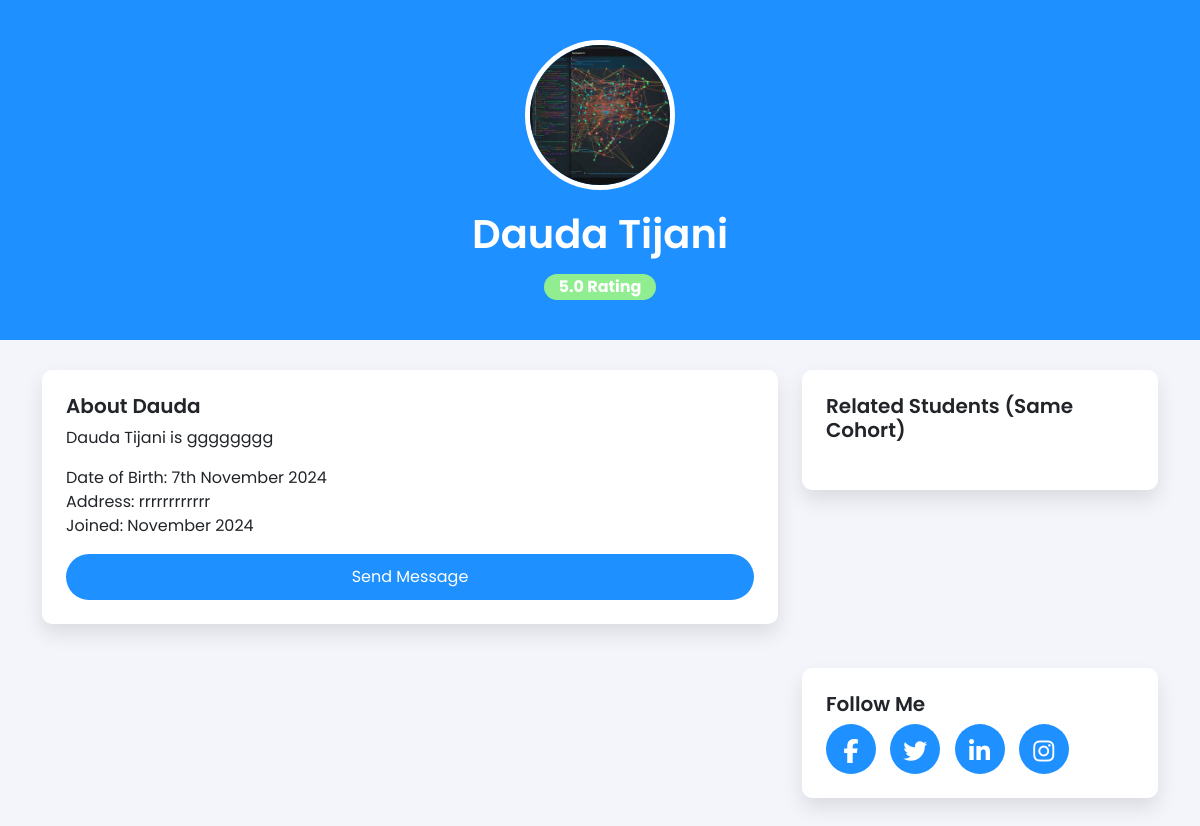
Page /dauda-tijani-799810666 on the committed database.
### home/models.py (models this page shows, shortened)
class Student(models.Model):
    username = models.CharField(max_length=100, unique=True)
    slug = models.SlugField(unique=True, blank=True, editable=False)
    first_name = models.CharField(max_length=200, null=True, blank=True)
    last_name = models.CharField(max_length=200, verbose_name='last name')
    status = models.BooleanField(default=True)
    student_type =models.CharField(max_length=100, choices=student_types, default='member')
    date_join = models.DateTimeField(auto_now_add=True)
    class Meta:
        ordering = ['-date_join']

class Student_Profile(models.Model):
    student = models.OneToOneField(Student,on_delete=models.CASCADE)
    bio = models.TextField()
    date_of_birth =models.DateField()
    address = models.CharField(max_length=300)
    email = models.EmailField(max_length=500, null=True)
    rating = models.FloatField(default=0.0)
    profile_picture = models.ImageField(upload_to='student_profile', null=True)

### home/views.py (the view)
# urls.py: path("<slug:slug>", about, name="about"),
def about(request, slug):
    try:
        student = Student.objects.get(slug=slug)
    except Student.DoesNotExist:
        return redirect('404')
    cohort_group = student.cohort.first() # type: ignore
    if cohort_group:
        cohort_members = Student.objects.filter(cohort=cohort_group)
    else:
        cohort_members = Student.objects.none()
    context = {
        "student": student,
        "cohort_members": cohort_members,
    }
    return render(request, "home/about.html", context)

### home/templates/home/about.html (shortened to what this page needs)
{% load static %}
<!DOCTYPE html>
<html lang="en">
<head>
    <link href="https://cdn.jsdelivr.net/npm/bootstrap@5.3.0-alpha1/dist/css/bootstrap.min.css" rel="stylesheet">
    <link rel="stylesheet" href="https://cdnjs.cloudflare.com/ajax/libs/font-awesome/6.6.0/css/all.min.css">
    <link rel="stylesheet" href={% static "home/about.css" %}>
</head>
<body>
    <section class="profile-header">
        <div class="container text-center">
            <img src={{ student.student_profile.profile_picture.url }} alt="Profile Picture">
            <h1>{{ student.first_name }} {{ student.last_name }}</h1>
            <span class="badge badge-custom">{{ student.student_profile.rating }} Rating</span>
        </div>
    </section>
    <section class="profile-content">
        <div class="container">
            <div class="row">
                <div class="col-md-8">
                    <div class="card p-4">
                        <h5>About {{ student.first_name }}</h5>
                        <p>
                            {{ student.first_name }} {{ student.last_name }} is {{ student.student_profile.bio }}
                        </p>
                        <p>
                            Date of Birth: {{ student.student_profile.date_of_birth|date:"jS F Y" }} <br>
                            Address: {{ student.student_profile.address }} <br>
                            Joined: {{ student.date_join|date:"F Y"  }}
                        </p>
                        <button type="button" class="btn btn-custom" data-bs-toggle="modal" data-bs-target="#messageModal">
                        Send Message
                        </button>
                    </div>
                </div>
                <div class="col-md-4">
                    <div class="card p-4">
                        <h5>Related Students (Same Cohort)</h5>
                    </div>
                </div>
            </div>
            <div class="row mt-4">
                <div class="col-md-8">
                </div>
                <div class="col-md-4">
                    <div class="card p-4">
                        <h5>Follow Me</h5>
                        <div class="follow-links">
                            <a href="#"><i class="fab fa-facebook-f"></i></a>
                            <a href="#"><i class="fab fa-twitter"></i></a>
                            <a href="#"><i class="fab fa-linkedin-in"></i></a>
                            <a href="#"><i class="fab fa-instagram"></i></a>
                        </div>
                    </div>
                </div>
            </div>
        </div>
    </section>
</body>
</html>

### home/static/home/about.css (style rules this page uses)
body { font-family: 'Poppins', sans-serif; background-color: #f4f5fa; }
.profile-header { background: dodgerblue; color: white; padding: 40px 0; text-align: center; }
.profile-header img { border-radius: 50%; border: 5px solid white; width: 150px; height: 150px; }
.profile-header h1 { font-weight: 600; margin-top: 20px; }
.profile-content { padding: 30px; }
.profile-content .card { background: white; box-shadow: 0px 10px 20px rgba(0, 0, 0, 0.1); border: none; border-radius: 10px; margin-bottom: 20px; }
.profile-content .card h5 { font-weight: 600; }
.badge-custom { background-color: lightgreen; color: white; font-size: 16px; padding: 5px 15px; border-radius: 20px; }
.btn-custom { background-color: dodgerblue; color: white; padding: 10px 20px; border-radius: 25px; }
.follow-links a { display: inline-block; margin-right: 10px; color: white; font-size: 24px; background-color: dodgerblue; padding: 10px; border-radius: 50%; width: 50px; height: 50px; text-align: center; }

### rows in the picture
Student: student_profile.profile_picture (picture), first_name "Dauda", last_name "Tijani", student_profile.rating "5.0", student_profile.bio "gggggggg", student_profile.date_of_birth "7th November 2024", student_profile.address "rrrrrrrrrrrr", date_join "November 2024"
